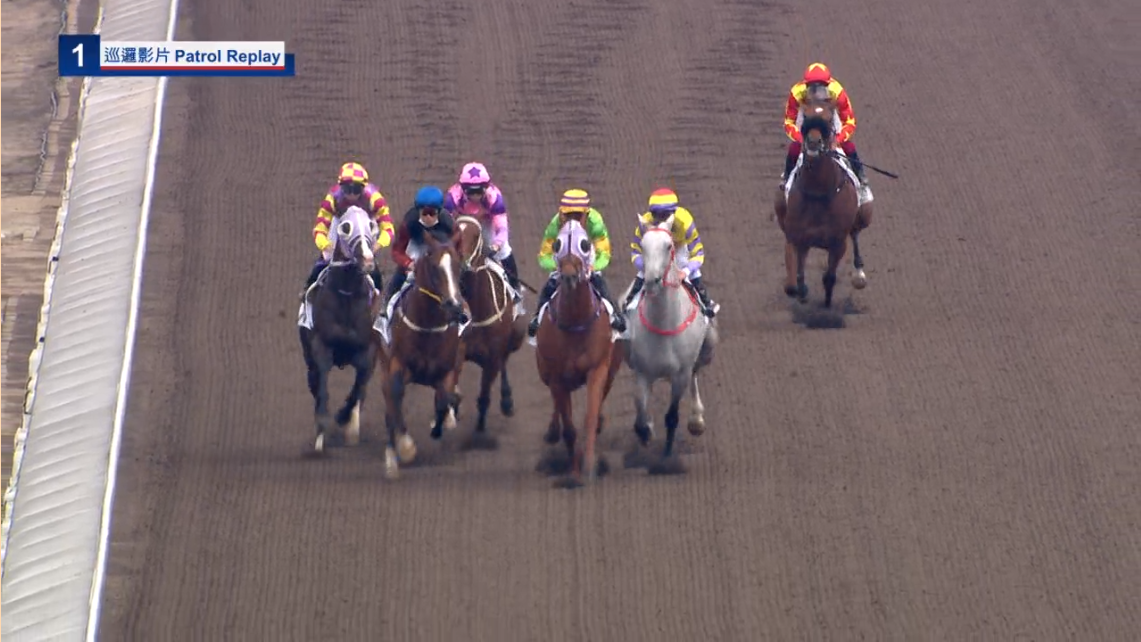
#> input picture source.png, 1141 x 642 px; its folder holds only this picture in this run
$ python template_matching.py --template source.png   (older library calls are emulated)
#> lines starting #> are read from the running program, lines starting #| are printed output that depends on the picture
import numpy as np
import cv2
import argparse

def resize(image, width=None, height=None, inter=cv2.INTER_AREA):
    dim = None
    (h, w) = image.shape[:2]

    if width is None and height is None:
        return image

    if width is None:
        r = height / float(h)
        dim = (int(w * r), height)
    else:
        r = width / float(w)
        dim = (width, int(h * r))

    resized = cv2.resize(image, dim, interpolation=inter)
    return resized

def run(sourceimg, templateimg, outputfilename):
    # Reading template image
#> called with sourceimg = 'source.png', templateimg = 'source.png', outputfilename = 'output'
    template = cv2.imread(templateimg, 0)
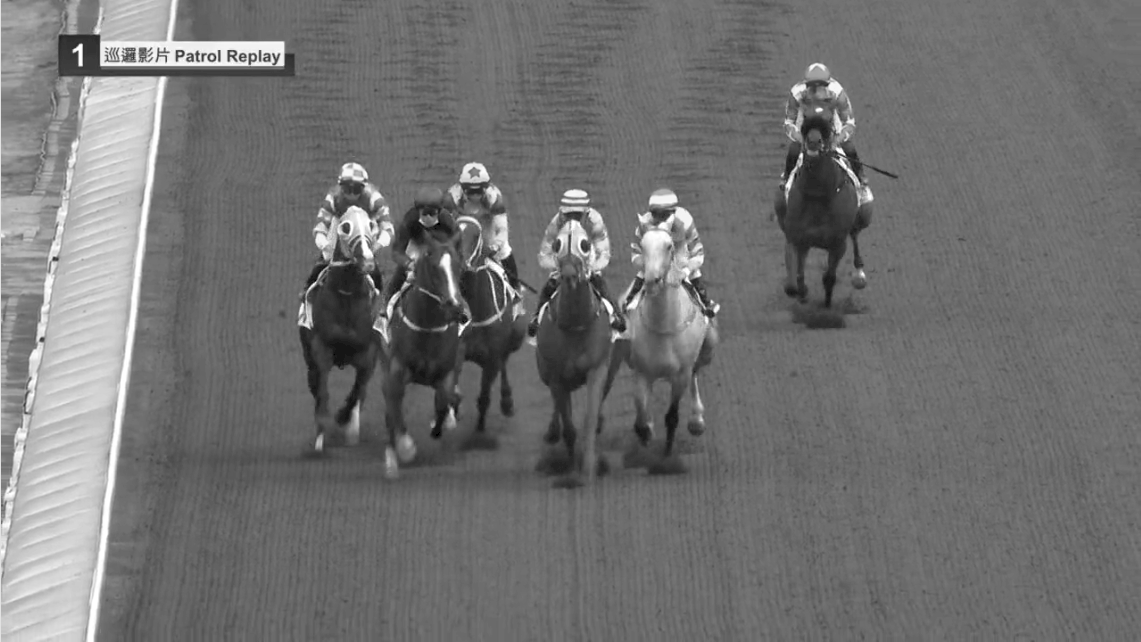
#> template: shape (642, 1141); min 0, max 255, mean 113.5
    cv2.imshow("Template Image", template)  # Show the template image

    # Applying Laplacian transformation to the template
    template = cv2.Laplacian(template, cv2.CV_64F)
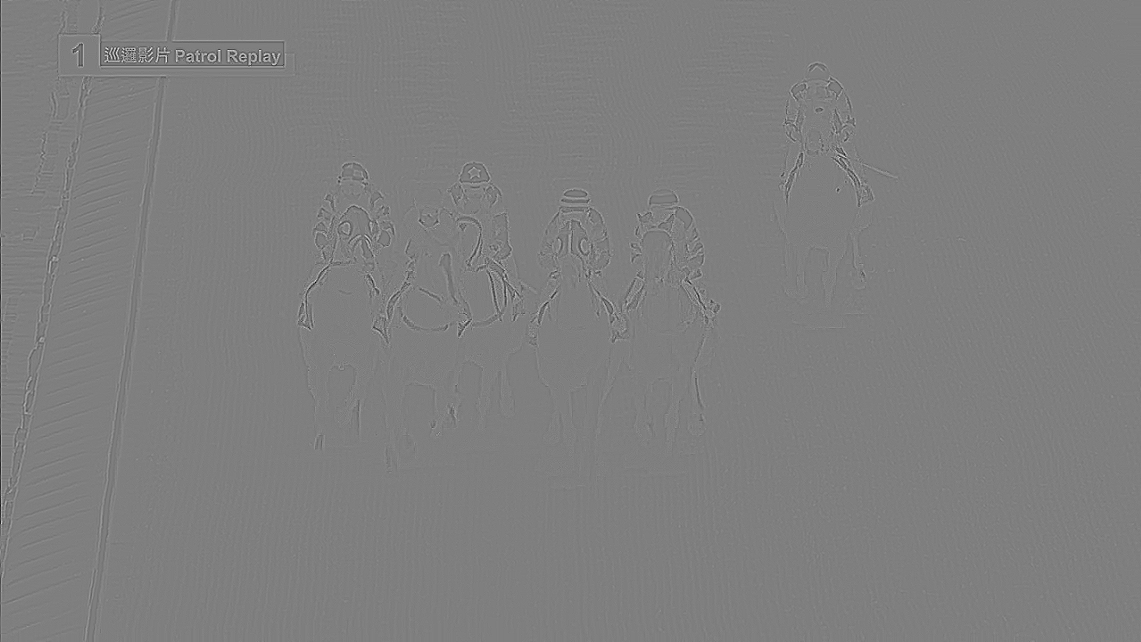
#> template: shape (642, 1141) float64; min -321, max 322, mean -0.1; drawn with min black and max white
    template = np.float32(template)
    (tH, tW) = template.shape[:2]
#> tH = 642; tW = 1141

    # Reading source image
    image = cv2.imread(sourceimg)
#> image is the input picture: shape (642, 1141, 3); mean B, G, R 109.9, 107.9, 124
    cv2.imshow("Source Image", image)  # Show the source image

    # Convert source image to grayscale and apply preprocessing
    gray = cv2.cvtColor(image, cv2.COLOR_BGR2GRAY)
    blur = cv2.GaussianBlur(gray, (3, 3), 0)
    gray = cv2.Laplacian(blur, cv2.CV_64F)
    gray = np.float32(gray)
    found = None

    # Template matching loop for multiple scales
    for scale in np.linspace(0.5, 2, 30):
        resized = resize(gray, width=int(gray.shape[1] * scale))
        r = gray.shape[1] / float(resized.shape[1])

        if resized.shape[0] < tH or resized.shape[1] < tW:
            break

        result = cv2.matchTemplate(resized, template, cv2.TM_CCOEFF)
        (_, maxVal, _, maxLoc) = cv2.minMaxLoc(result)

        if found is None or maxVal > found[0]:
            found = (maxVal, maxLoc, r)

    # Draw bounding box and display results
    if found is not None:
        (maxVal, maxLoc, r) = found
        if maxVal > 350000:
            (startX, startY) = (int(maxLoc[0] * r), int(maxLoc[1] * r))
            (endX, endY) = (int((maxLoc[0] + tW) * r), int((maxLoc[1] + tH) * r))
            cv2.rectangle(image, (startX, startY), (endX, endY), (0, 0, 255), 2)
            cv2.imshow("Output Image", image)  # Show the output image
            cv2.imwrite(f"{outputfilename}.png", image)
        else:
            print(sourceimg, "Cursor not detected")
    else:
        print(sourceimg, "Cursor not detected")

    # Wait for key press and close all windows
    cv2.waitKey(0)
    cv2.destroyAllWindows()

if __name__ == "__main__":
    parser = argparse.ArgumentParser(description="Script for Template extraction")

    parser.add_argument(
        "-s",
        "--source",
        help="Source image",
        type=str,
        default="source.png",
        required=False,
    )

    parser.add_argument(
        "-t",
        "--template",
        help="Template image (i.e. that you want to search) Note: Please make sure that the template image is smaller than the source image.",
        type=str,
        default="template.png",
        required=False,
    )

    parser.add_argument(
        "-o",
        "--output",
        help="Name of output file",
        type=str,
        default="output",
        required=False,
    )

    args = parser.parse_args()
    run(sourceimg=args.source, templateimg=args.template, outputfilename=args.output)
